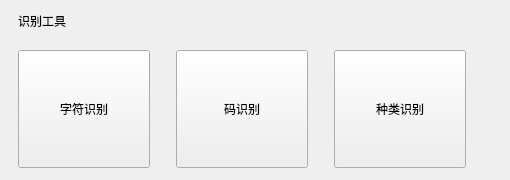
              <widget class="QFrame" name="recognitionCategoryFrame">
               <property name="frameShape">
                <enum>QFrame::NoFrame</enum>
               </property>
               <property name="toolCategory" stdset="0">
                <bool>true</bool>
               </property>
               <layout class="QGridLayout" name="gridLayout_recognitionCategoryFrame">
                <property name="leftMargin">
                 <number>18</number>
                </property>
                <property name="topMargin">
                 <number>12</number>
                </property>
                <property name="rightMargin">
                 <number>18</number>
                </property>
                <property name="bottomMargin">
                 <number>12</number>
                </property>
                <property name="horizontalSpacing">
                 <number>26</number>
                </property>
                <property name="verticalSpacing">
                 <number>20</number>
                </property>
                <item row="0" column="0" colspan="4">
                 <widget class="QLabel" name="recognitionCategoryFrameTitleLabel">
                  <property name="text">
                   <string>识别工具</string>
                  </property>
                  <property name="categoryTitle" stdset="0">
                   <bool>true</bool>
                  </property>
                 </widget>
                </item>
                <item row="1" column="0">
                 <widget class="QToolButton" name="ocrToolButton">
                  <property name="minimumSize">
                   <size>
                    <width>132</width>
                    <height>118</height>
                   </size>
                  </property>
                  <property name="text">
                   <string>字符识别</string>
                  </property>
                  <property name="icon">
                   <iconset resource="../resources/resources.qrc">
                    <normaloff>:/icons/tool-step.svg</normaloff>:/icons/tool-step.svg</iconset>
                  </property>
                  <property name="iconSize">
                   <size>
                    <width>46</width>
                    <height>46</height>
                   </size>
                  </property>
                  <property name="checkable">
                   <bool>true</bool>
                  </property>
                  <property name="toolButtonStyle">
                   <enum>Qt::ToolButtonTextUnderIcon</enum>
                  </property>
                  <property name="toolCard" stdset="0">
                   <bool>true</bool>
                  </property>
                 </widget>
                </item>
                <item row="1" column="1">
                 <widget class="QToolButton" name="codeToolButton">
                  <property name="minimumSize">
                   <size>
                    <width>132</width>
                    <height>118</height>
                   </size>
                  </property>
                  <property name="text">
                   <string>码识别</string>
                  </property>
                  <property name="icon">
                   <iconset resource="../resources/resources.qrc">
                    <normaloff>:/icons/zoom.svg</normaloff>:/icons/zoom.svg</iconset>
                  </property>
                  <property name="iconSize">
                   <size>
                    <width>46</width>
                    <height>46</height>
                   </size>
                  </property>
                  <property name="checkable">
                   <bool>true</bool>
                  </property>
                  <property name="toolButtonStyle">
                   <enum>Qt::ToolButtonTextUnderIcon</enum>
                  </property>
                  <property name="toolCard" stdset="0">
                   <bool>true</bool>
                  </property>
                 </widget>
                </item>
                <item row="1" column="2">
                 <widget class="QToolButton" name="categoryToolButton">
                  <property name="minimumSize">
                   <size>
                    <width>132</width>
                    <height>118</height>
                   </size>
                  </property>
                  <property name="text">
                   <string>种类识别</string>
                  </property>
                  <property name="icon">
                   <iconset resource="../resources/resources.qrc">
                    <normaloff>:/icons/compare.svg</normaloff>:/icons/compare.svg</iconset>
                  </property>
                  <property name="iconSize">
                   <size>
                    <width>46</width>
                    <height>46</height>
                   </size>
                  </property>
                  <property name="checkable">
                   <bool>true</bool>
                  </property>
                  <property name="toolButtonStyle">
                   <enum>Qt::ToolButtonTextUnderIcon</enum>
                  </property>
                  <property name="toolCard" stdset="0">
                   <bool>true</bool>
                  </property>
                 </widget>
                </item>
               </layout>
              </widget>
